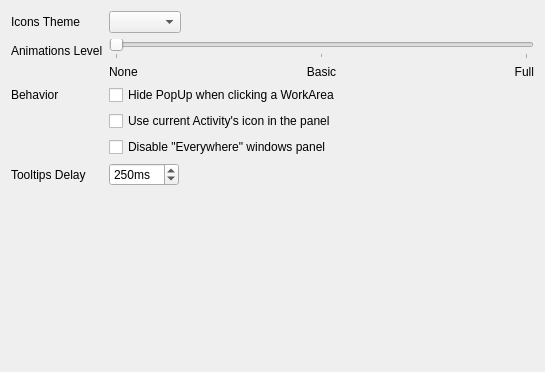
<?xml version="1.0" encoding="UTF-8"?>
<ui version="4.0">
 <class>workflowConfig</class>
 <widget class="QWidget" name="workflowConfig">
  <property name="geometry">
   <rect>
    <x>0</x>
    <y>0</y>
    <width>545</width>
    <height>372</height>
   </rect>
  </property>
  <property name="sizePolicy">
   <sizepolicy hsizetype="MinimumExpanding" vsizetype="MinimumExpanding">
    <horstretch>0</horstretch>
    <verstretch>0</verstretch>
   </sizepolicy>
  </property>
  <property name="minimumSize">
   <size>
    <width>455</width>
    <height>340</height>
   </size>
  </property>
  <property name="windowTitle">
   <string>Form</string>
  </property>
  <layout class="QFormLayout" name="formLayout">
   <property name="fieldGrowthPolicy">
    <enum>QFormLayout::ExpandingFieldsGrow</enum>
   </property>
   <item row="0" column="0">
    <widget class="QLabel" name="label_6">
     <property name="text">
      <string>Icons Theme</string>
     </property>
    </widget>
   </item>
   <item row="0" column="1">
    <widget class="QComboBox" name="themesCmb">
     <property name="toolTip">
      <string>&lt;html&gt;&lt;head/&gt;&lt;body&gt;&lt;p&gt;Every theme demands the &lt;span style=&quot; font-weight:600;&quot;&gt;original Icon theme&lt;/span&gt; installed if you want good appearance with the application. In general these themes are just links for icons from the current KDE icon theme.&lt;/p&gt;&lt;/body&gt;&lt;/html&gt;</string>
     </property>
    </widget>
   </item>
   <item row="1" column="0">
    <widget class="QLabel" name="label">
     <property name="text">
      <string>Animations Level</string>
     </property>
    </widget>
   </item>
   <item row="1" column="1">
    <layout class="QVBoxLayout" name="verticalLayout">
     <item>
      <widget class="QSlider" name="animationsLevelSlider">
       <property name="maximum">
        <number>2</number>
       </property>
       <property name="pageStep">
        <number>1</number>
       </property>
       <property name="orientation">
        <enum>Qt::Horizontal</enum>
       </property>
       <property name="tickPosition">
        <enum>QSlider::TicksBelow</enum>
       </property>
       <property name="tickInterval">
        <number>1</number>
       </property>
      </widget>
     </item>
     <item>
      <layout class="QHBoxLayout" name="horizontalLayout">
       <item>
        <widget class="QLabel" name="label_2">
         <property name="text">
          <string>None</string>
         </property>
         <property name="alignment">
          <set>Qt::AlignLeading|Qt::AlignLeft|Qt::AlignVCenter</set>
         </property>
        </widget>
       </item>
       <item>
        <widget class="QLabel" name="label_3">
         <property name="text">
          <string>Basic</string>
         </property>
         <property name="alignment">
          <set>Qt::AlignCenter</set>
         </property>
        </widget>
       </item>
       <item>
        <widget class="QLabel" name="label_4">
         <property name="text">
          <string>Full</string>
         </property>
         <property name="alignment">
          <set>Qt::AlignRight|Qt::AlignTrailing|Qt::AlignVCenter</set>
         </property>
        </widget>
       </item>
      </layout>
     </item>
    </layout>
   </item>
   <item row="2" column="0">
    <widget class="QLabel" name="label_5">
     <property name="text">
      <string>Behavior</string>
     </property>
    </widget>
   </item>
   <item row="2" column="1">
    <widget class="QCheckBox" name="hideOnClickCheckBox">
     <property name="enabled">
      <bool>true</bool>
     </property>
     <property name="toolTip">
      <string>&lt;html&gt;&lt;head/&gt;&lt;body&gt;&lt;p&gt;This option is available only when the plasmoid is in a panel. You can hide the PopUp when you click on a WorkArea&lt;/p&gt;&lt;/body&gt;&lt;/html&gt;</string>
     </property>
     <property name="text">
      <string>Hide PopUp when clicking a WorkArea</string>
     </property>
    </widget>
   </item>
   <item row="5" column="1">
    <widget class="QSpinBox" name="tooltipsSpinBox">
     <property name="toolTip">
      <string>&lt;html&gt;&lt;head/&gt;&lt;body&gt;&lt;p&gt;The delay for showing a tooltip. With 0 tooltips are disabled&lt;/p&gt;&lt;/body&gt;&lt;/html&gt;</string>
     </property>
     <property name="suffix">
      <string>ms</string>
     </property>
     <property name="prefix">
      <string/>
     </property>
     <property name="maximum">
      <number>1000</number>
     </property>
     <property name="singleStep">
      <number>50</number>
     </property>
     <property name="value">
      <number>250</number>
     </property>
    </widget>
   </item>
   <item row="5" column="0">
    <widget class="QLabel" name="label_7">
     <property name="text">
      <string>Tooltips Delay</string>
     </property>
    </widget>
   </item>
   <item row="3" column="1">
    <widget class="QCheckBox" name="currentActivityIconCheckBox">
     <property name="toolTip">
      <string>&lt;html&gt;&lt;head/&gt;&lt;body&gt;&lt;p&gt;By enabling this option the plasmoid's icon is using the current activity's icon every time instead of the default one.&lt;/p&gt;&lt;/body&gt;&lt;/html&gt;</string>
     </property>
     <property name="text">
      <string>Use current Activity's icon in the panel</string>
     </property>
    </widget>
   </item>
   <item row="4" column="1">
    <widget class="QCheckBox" name="disableEverywherePanelCheckBox">
     <property name="toolTip">
      <string>&lt;html&gt;&lt;head/&gt;&lt;body&gt;&lt;p&gt;It disables the panel for windows in &amp;quot;Everywhere&amp;quot; state (windows that are shown in all Activities and all Workareas). Instead these windows are shown in all Workareas lists.&lt;/p&gt;&lt;/body&gt;&lt;/html&gt;</string>
     </property>
     <property name="text">
      <string>Disable &quot;Everywhere&quot; windows panel</string>
     </property>
    </widget>
   </item>
  </layout>
 </widget>
 <resources/>
 <connections/>
</ui>
